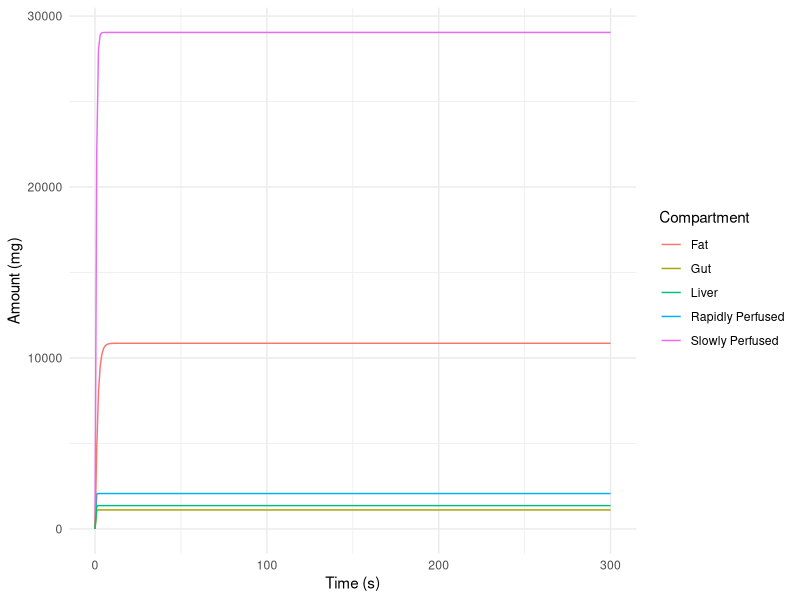

This chart was generated by the following R code:
library(deSolve)

#### model code in
#### https://www.nist.gov/document/vinegar-toxicological-assessment-human-health-consequences-associated-inhalation-halon


# Define parameters
params <- c(
  BW = 70,     # Body weight (kg)
  H = 1.8,     # Height (m)
  A = 21,      # Age (yr)
  QPC = 17.4,  # Cardiac output per kg
  QLC = 0.0885,  # Liver blood flow proportion
  QGC = 0.2192,  # Gut blood flow proportion
  QFC = 0.0288,  # Fat blood flow proportion
  QSC = 0.2019,  # Slowly perfused tissues blood flow proportion
  QRC = 0.4616,  # Rapidly perfused tissues blood flow proportion
  VMAXC = 0.0,   # Michaelis-Menten Vmax (mg/hr/kg BW)
  KM = 1,        # Michaelis-Menten Km (mg/L)
  KFC = 0.0,     # First order metabolism rate constant (1/hr/kg BW)
  PLA = 0.038,   # Liver/air partition coefficient
  PGA = 0.056,   # Gut/air partition coefficient
  PFA = 0.745,   # Fat/air partition coefficient
  PSA = 0.074,   # Slowly perfused tissues/air partition coefficient
  PRA = 0.038,   # Richly perfused tissues/air partition coefficient
  PB = 0.033,    # Blood/air partition coefficient
  MW = 168.02,   # Molecular weight (g/mol)
  CI = 105000 * 168.02 / 24450, # Inhaled concentration (mg/L)
  F = 900,       # Breathing frequency /hr
  VGD = 0.2,     # Dead space gas volume
  VGP = 3.0,     # Pulmonary region gas volume
  VPR = 1.0,     # Ventilation perfusion ratio
  VCAPP = 0.169, # Volume of pulmonary capillaries
  VTP = 0.270,   # Volume of pulmonary tissues
  PI = 3.1415927 # Pi constant
)

# Initial state
init_state <- c(
  AS = 0,  # Amount in slowly perfused tissues (mg)
  AR = 0,  # Amount in rapidly perfused tissues (mg)
  AF = 0,  # Amount in fat (mg)
  AG = 0,  # Amount in gut (mg)
  AL = 0,  # Amount in liver (mg)
  CVGDD = 0,  # Concentration in distal deadspace (mg/L)
  CVGDP = 0,  # Concentration in proximal deadspace (mg/L)
  AI = 10,   # Initial amount inhaled (mg)
  AX = 0,   # Amount exhaled (mg)
  AP = 0,   # Amount in pulmonary region (mg)
  AM = 0    # Amount metabolized in liver (mg)
)

# Define the model
model <- function(time, state, parameters) {
  with(as.list(c(state, parameters)), {
    
    # Physiological parameters
    QP <- QPC * BW^0.74  # Cardiac output (L/hr)
    QPM <- QP / 60       # Cardiac output (L/min)
    QS <- QSC * QP       # Blood flow to slowly perfused tissues
    QR <- QRC * QP       # Blood flow to rapidly perfused tissues
    QF <- QFC * QP       # Blood flow to fat
    QL <- QLC * QP       # Blood flow to liver
    QG <- QGC * QP       # Blood flow to gut
    
    # Tissue volumes
    VL <- 0.027 * BW  # Liver volume
    VG <- 0.022 * BW  # Gut volume
    VF <- 0.215 * BW  # Fat volume
    VR <- 0.041 * BW  # Rapidly perfused volume
    VS <- 0.575 * BW  # Slowly perfused volume
    
    # Partition coefficients
    PL <- PLA / PB
    PG <- PGA / PB
    PF <- PFA / PB
    PS <- PSA / PB
    PR <- PRA / PB
    
    # Inhalation parameters
    VENTLM <- QPM / 0.7  # L/min
    VT <- (VENTLM * 60) / F  # Tidal volume (L)
    VTA <- VT - VGD  # Max volume of fresh air into pulmonary region
    VDOTA <- F * VTA  # Alveolar ventilation (L/hr)
    VDOTE <- VT * F   # Total ventilation (L/hr)
    
    # Gas exchange
    QCI <- VDOTA / VPR
    QL <- QLC * QCI
    QG <- QGC * QCI
    QF <- QFC * QCI
    QS <- QSC * QCI
    QR <- QRC * QCI
    QC <- QL + QG + QF + QS + QR  # Total cardiac output
    
    # Concentrations
    CA <- AP / (VGP / PB + VTP * PR + VCAPP)  # Arterial concentration
    CS <- AS / VS  # Concentration in slowly perfused tissues
    CR <- AR / VR  # Concentration in rapidly perfused tissues
    CF <- AF / VF  # Concentration in fat
    CL <- AL / VL  # Concentration in liver
    CG <- AG / VG  # Concentration in gut
    
    # Metabolism in liver using Michaelis-Menten kinetics
    RAM <- (VMAXC * CL) / (KM + CL)  # Rate of metabolism in liver
    RAL <- QL * (CA - CL) - RAM  # Rate of change in liver amount
    RAG <- QG * (CA - CG)        # Rate of change in gut amount
    RAF <- QF * (CA - CF)        # Rate of change in fat amount
    RAR <- QR * (CA - CR)        # Rate of change in rapidly perfused tissues
    RAS <- QS * (CA - CS)        # Rate of change in slowly perfused tissues
    
    # Inhalation adds to pulmonary region
    RAI <- VDOTE * CI           # Rate of inhalation
    RAP <- VDOTA * CI           # Transfer of inhaled to pulmonary region
    RAX <- VDOTA * CVGDD        # Rate of exhalation
    
    # Rate of change in pulmonary region amount
    RAP <- VDOTA * (CI - CVGDD)
    
    # Return the rate of change
    list(c(
      dAS = RAS,
      dAR = RAR,
      dAF = RAF,
      dAG = RAG,
      dAL = RAL,
      dCVGDD = VDOTE * (CA - CVGDD),  # Dead space dynamics
      dCVGDP = VDOTE * (CA - CVGDP),
      dAI = RAI,
      dAX = RAX,
      dAP = RAP,
      dAM = RAM
    ))
  })
}

# Time sequence
times <- seq(0, 300, by = 1)

# Solve the ODEs
out <- ode(y = init_state, times = times, func = model, parms = params)

# Output results
out_df <- as.data.frame(out)

# Display results
print(out_df)

# You can also visualize the results
library(ggplot2)
ggplot(out_df, aes(x = time)) +
  geom_line(aes(y = AS, color = "Slowly Perfused")) +
  geom_line(aes(y = AR, color = "Rapidly Perfused")) +
  geom_line(aes(y = AF, color = "Fat")) +
  geom_line(aes(y = AG, color = "Gut")) +
  geom_line(aes(y = AL, color = "Liver")) +
  labs(y = "Amount (mg)", x = "Time (s)", color = "Compartment") +
  theme_minimal()
